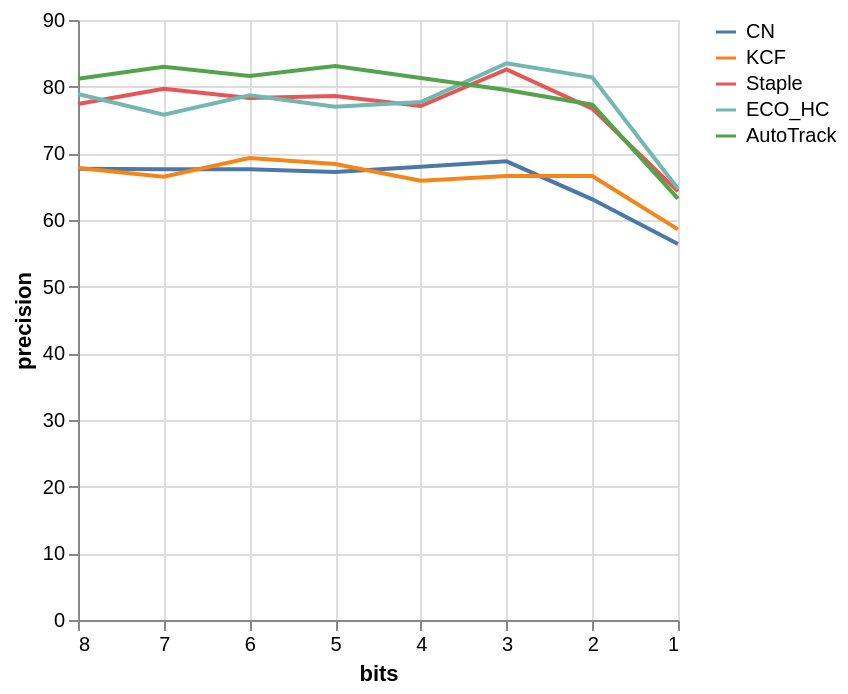

This figure's Vega-Lite source:
### Vega-Lite specification from a JSON file in a GitHub repository (floating-point values rounded to 4 significant figures)
{"$schema": "https://vega.github.io/schema/vega-lite/v5.json", "data": {"values": [{"bits": 8, "AutoTrack": 81.2, "ECO_HC": 78.9, "Staple": 77.4, "CN": 67.7, "KCF": 67.8}, {"bits": 7, "AutoTrack": 83, "ECO_HC": 75.8, "Staple": 79.7, "CN": 67.6, "KCF": 66.5}, {"bits": 6, "AutoTrack": 81.6, "ECO_HC": 78.7, "Staple": 78.3, "CN": 67.6, "KCF": 69.3}, {"bits": 5, "AutoTrack": 83.1, "ECO_HC": 77, "Staple": 78.6, "CN": 67.2, "KCF": 68.4}, {"bits": 4, "AutoTrack": 81.3, "ECO_HC": 77.7, "Staple": 77.1, "CN": 68, "KCF": 65.9}, {"bits": 3, "AutoTrack": 79.5, "ECO_HC": 83.5, "Staple": 82.6, "CN": 68.8, "KCF": 66.6}, {"bits": 2, "AutoTrack": 77.3, "ECO_HC": 81.4, "Staple": 76.7, "CN": 63.1, "KCF": 66.6}, {"bits": 1, "AutoTrack": 63.2, "ECO_HC": 64.7, "Staple": 64.3, "CN": 56.4, "KCF": 58.6}]}, "repeat": {"layer": ["CN", "KCF", "Staple", "ECO_HC", "AutoTrack"]}, "spec": {"mark": "line", "encoding": {"x": {"sort": "descending", "field": "bits", "type": "quantitative"}, "y": {"field": {"repeat": "layer"}, "type": "quantitative", "title": "precision"}, "color": {"datum": {"repeat": "layer"}, "type": "nominal"}}}}
